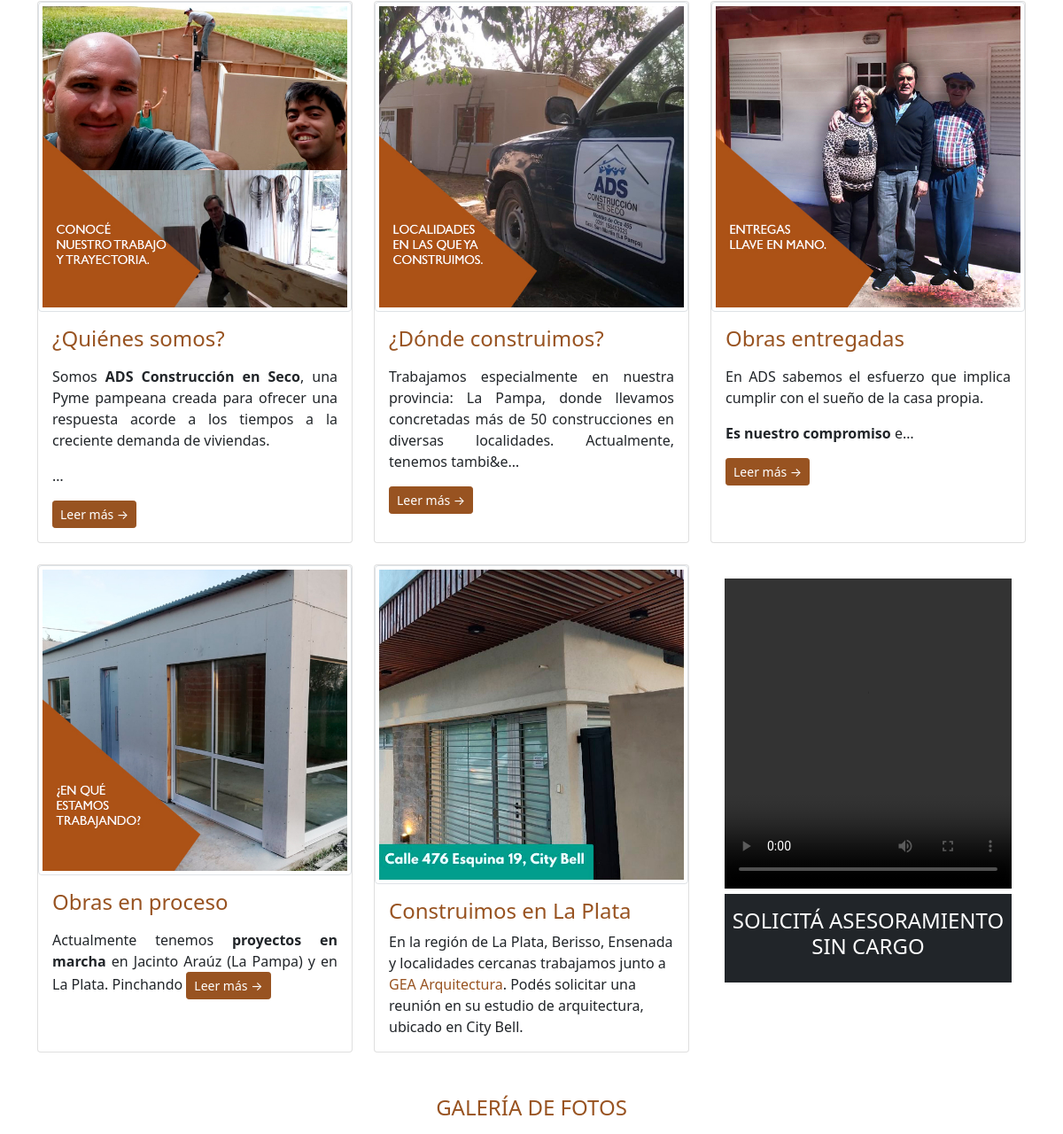
The app's page / (middle part), older data.
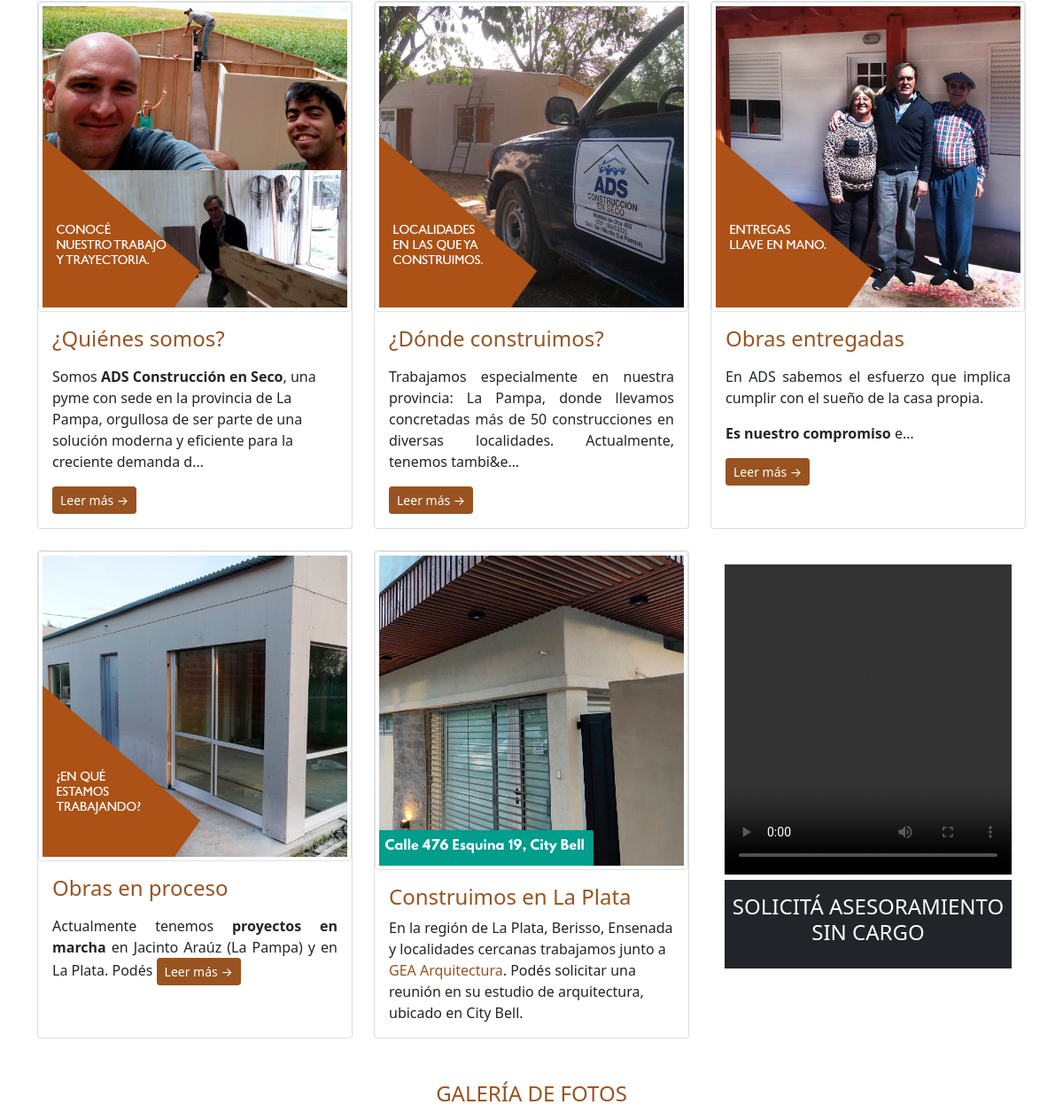
The same page, newer data.
### pages/models.py (models this page shows, shortened)
class Page(models.Model):
    title = models.CharField(max_length=60, verbose_name="Título")
    content = RichTextUploadingField(verbose_name="Contenido", blank=True)
    image = models.ImageField(verbose_name='Imagen', upload_to='images', blank=True, default=None)
    slug = models.SlugField(unique=True, max_length=150, verbose_name="URL amigable")
    order = models.IntegerField(default=0, verbose_name="Orden de página")
    dropdown_one = models.BooleanField(default=False, verbose_name="Menú desplegable uno")
    dropdown_two = models.BooleanField(default=False, verbose_name="Menú desplegable dos")
    gallery = models.BooleanField(default=False, verbose_name="¿Galería?")
    visible = models.BooleanField(verbose_name="¿Visible?")
    created_at = models.DateTimeField(auto_now_add=True, verbose_name="Creado el")
    updated_at = models.DateTimeField(auto_now=True, verbose_name="Actualizado el")
    class Meta:
        verbose_name = "Página"
        verbose_name_plural = "Páginas"

### adsApp/views.py (the view)
# urls.py: path('', views.index, name="index"),
def index(request):
    slider = Slider.objects.all().order_by('order')
    context  = {
        'slider' : slider
    }
    return render(request, 'index.html', context)

### pages/context_processors.py (called while the page is built)
def get_pages(request):
    pages = Page.objects.filter(visible=True).order_by('order').values_list('id', 'title', 'slug', 'dropdown_one', 'dropdown_two', 'content', 'image')
    return {
        'pages': pages
    }

def get_assides(request):
    assides = Asside.objects.values_list('id', 'header', 'title', 'content')
    return {
        'assides': assides
    }

def get_galleries(request):
    galleries = Gallery.objects.values_list('id', 'title', 'description', 'image')
    return {
        'galleries': galleries
    }

def get_galleriesImg(request):
    galleriesImg = GalleryImages.objects.values_list('id', 'image')
    return {
        'galleriesImg': galleriesImg
    }

def get_videos(request):
    videos = Video.objects.values_list('caption', 'video')
    return {
        'videos': videos
    }

def get_articles(request):
    articles = Article.objects.values_list('id', 'title', 'content', 'image')
    return {
        'articles': articles
    }

### adsApp/templates/index.html (shortened to what this page needs)
{% extends 'layout.html' %}
{% block content %}
    {{ block.super }}
{% endblock %}

### adsApp/templates/layout.html (shortened to what this page needs)
{% load static %}
<!doctype html>
<html lang="es">
<head>
  {% load static %}
  <link rel="stylesheet" type="text/css" href="{% static 'css/main.css' %}" />
  <link rel="stylesheet" href="{% static 'css/whatsapp.css' %}" />
  <link href="https://cdn.jsdelivr.net/npm/bootstrap@5.0.2/dist/css/bootstrap.min.css" rel="stylesheet"
>
  <link rel="stylesheet" href="https://cdn.jsdelivr.net/npm/bootstrap-icons@1.4.0/font/bootstrap-icons.css">
</head>
<body>
  <div id="content">
    {% block content %}
    <div class="container pt-4 m-auto">
      <div class="row row-cols-1 row-cols-md-3 g-4">
        {% for page in pages %}
        <div class="col">
          <div class="card h-100">
            {% if page.6 != 'null' %}
            <img class="img-fluid img-thumbnail" id="multi" loading="lazy" src="/media/{{page.6|default_if_none:'#'}}"
              alt="Card image cap">
            {% endif %}
            <div class="card-body">
              <a href="{% url 'page' page.2 %}">
                <h4 class="card-title">{{page.1}}</h4>
              </a>
              <p class="card-text">{{page.5|safe|truncatechars:200}}</p>
              <a href="{% url 'page' page.2 %}" class="btn btn-primary btn-sm">Leer más &rarr;</a>
            </div>
          </div>
        </div>
        {% endfor %}
        <div class="col" id="containergea">
          <div class="card h-100">
            <picture class="img-fluid img-thumbnail">
              <a href="https://gearquitectura.com.ar/"
              target="_blank">
              <source srcset="{% static 'images/estudio-gea-city-bell-la-plata.webp' %}" type="image/webp">
              <img src="{% static 'images/estudio-gea-city-bell-la-plata.jpg' %}" loading="lazy" alt="estudio-gea-city-bell-la-plata">
              </a>
            </picture>
            <div class="card-body" id="gea">
                <a href="https://gearquitectura.com.ar/"
                target="_blank">
                <h4 class="card-title" id="gea__title">Construimos en La Plata</h4>
                </a>
                <p class="card-text">En la región de La Plata, Berisso, Ensenada y localidades cercanas trabajamos junto a <span class="text-brown">GEA Arquitectura</span>.
                  Podés solicitar una reunión en su estudio de arquitectura, ubicado en City Bell.
                </p>
            </div>
          </div>
        </div>
        {% for video in videos %}
        <div class="col">
          <div class="card-body">
            <video width="100%" height="350" controls>
              <source src="/media/{{video.1}}" type="video/mp4" />
            </video>
            <a href="mailto:ads.construccionpampeana@gmail.com?Subject=Me%20interesa%20saber%20más%20para%20construir"
              target="_blank">
              <h4 class="text-center text-uppercase text-white pt-3" id="viviendalista">{{video.0}}</h4>
            </a>
          </div>
        </div>
        {% endfor %}
      </div>
    </div>
    <section id="galeria" class="container">
      {% for gallery in galleries %}
      <div class="text-center pt-4">
        <h4 class="title-brown text-uppercase pt-4">{{gallery.1}}</h4>
      </div>
      <div class="row">
        <div class="col-12 col-md-4 col-sm-8">
        </div>
        {% for galleryImg in galleriesImg %}
        <div class="col-12 col-md-4 col-sm-8">
        </div>
        {% endfor %}
      </div>
      {% endfor %}
    </section>
    {% endblock %}
  </div>
</body>
<br>

Row changes from the older to the newer data that the page shows:
changed Page "¿Quiénes somos?": content "Somos ADS Construcción en Seco , una Pyme pampeana creada para ofrecer una respuesta acorde a los tiempos a la creciente demanda de viviendas. …" → "…en Seco , una pyme con sede en la provincia de La Pampa, orgullosa de ser parte de una solución moderna y eficiente para la creciente demanda d…"
changed Page "Obras en proceso": content "Actualmente tenemos proyectos en marcha en Jacinto Araúz (La Pampa) y en La Plata. Pinchando" → "Actualmente tenemos proyectos en marcha en Jacinto Araúz (La Pampa) y en La Plata. Podés"
